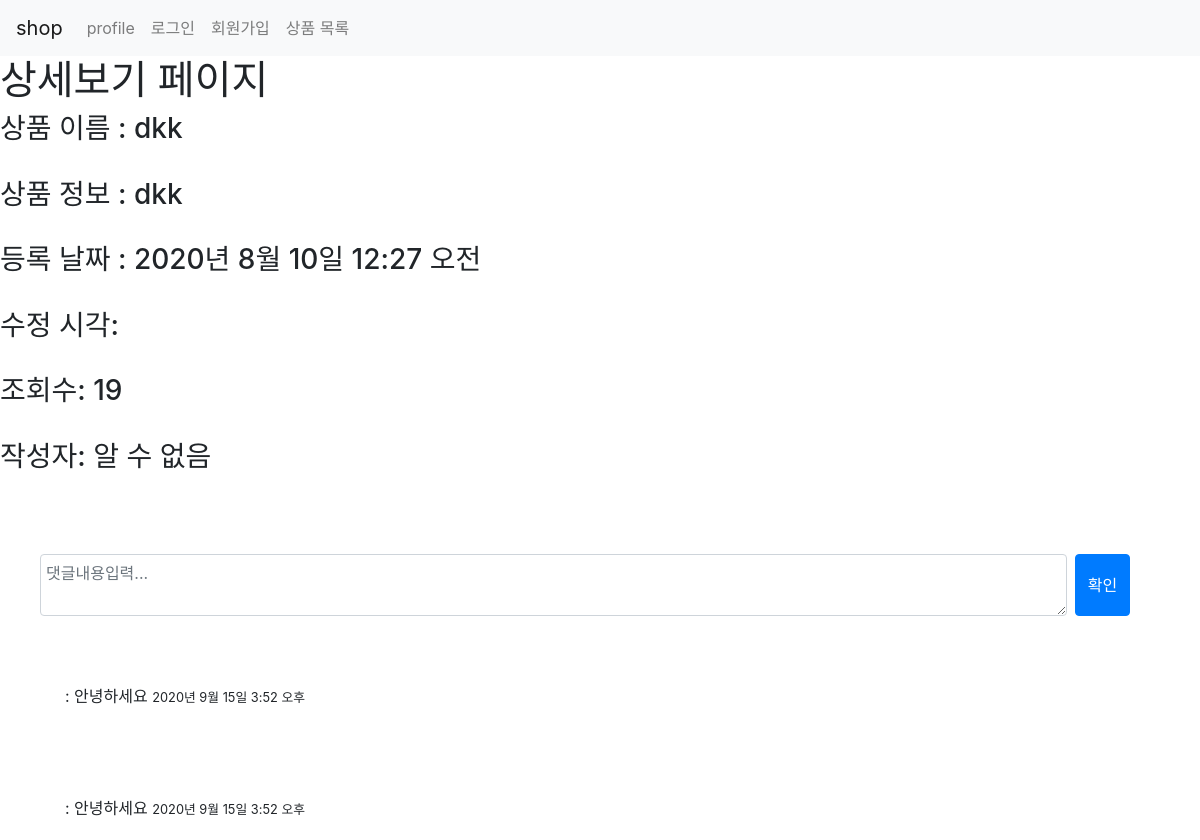
The app's page /posts/show/2 with its own data.
### posts/models.py (models this page shows, shortened)
class Post(models.Model):
    title =models.CharField(max_length=50, null=False)
    content =models.TextField()
    user = models.ForeignKey(User, on_delete = models.CASCADE, null=True)
    view_count =models. IntegerField(default=0)
    created_at =models. DateTimeField(auto_now_add=True)
    upadated_at =models. DateTimeField(auto_now=True)
    like_user_set = models.ManyToManyField(User, blank=True, related_name="like_user_set", through="Like")

class Comment(models.Model):
    content = models.TextField()
    created_at = models.DateTimeField(auto_now_add=True)
    updated_at = models.DateTimeField(auto_now = True)
    post = models.ForeignKey(Post, on_delete = models.CASCADE, related_name='comments')
    user = models.ForeignKey(User, on_delete = models.CASCADE)

### posts/views.py (the view)
# urls.py: path('show/<int:id>', show, name="show"),
def show(request, id):
    post = Post.objects.get(pk=id)
    post.view_count += 1
    post.save()
    all_comments=post.comments.all().order_by('-created_at')
    return render(request, 'posts/show.html', {'post':post, 'comments':all_comments})

### posts/templates/posts/show.html (shortened to what this page needs)
{% extends 'base.html' %}
{% block content %}
{% include 'shared/_navbar.html' %}
<h1>상세보기 페이지</h1>
<h3>상품 이름 : {{ post.title }} </h3><br>
<h3>상품 정보 : {{ post.content }} </h3><br>
<h3>등록 날짜 : {{ post.created_at }} </h3><br>
<h3>수정 시각: {{post.updated_at}}</h3><br>
<h3>조회수: {{post.view_count}}</h3><br>
{%if post.user %}
	{% if post.user.username == 'user' %}
	 <h3> 작성자: {{post.user.last_name}} {{post.user.first_name}}</h3><br>
	{% else %}
	 <h3> 작성자: {{post.user}}</h3><br>
	{% endif %}
{% else %}
	<h3> 작성자: 알 수 없음</h3><br>
{% endif %}
 <div class="container mt-5">
    <form class="form-row" action="{% url 'posts:create_comment' post.id %}" method="POST">
        <textarea class="form-control col-11 mr-2" name="content"
        placeholder="댓글내용입력..."></textarea>
        <input type="submit" class="btn btn-primary" value="확인">
    </form>
</div>
<div class="container mt-5 mt-5">
    {% for comment in comments %}
    <div class="card-body">
        <b>{{ commnet.user}}</b> : {{comment.content}}
        <small>{{comment.created_at}}</small>
    </div>
    {% endfor %}
</div>
<div class="container mt-5 mt-5">
    {% for comment in comments %}
    <div class="card-body">
        <b>{{ commnet.user}}</b> : {{comment.content}}
        <small>{{comment.created_at}}</small>
    </div>
    </div>
    {% endfor %}
{% endblock content %}

### records on screen
Post: title "dkk", content "dkk", created_at "2020년 8월 10일 12:27 오전", view_count "19"
Comment: content "안녕하세요", created_at "2020년 9월 15일 3:52 오후"
